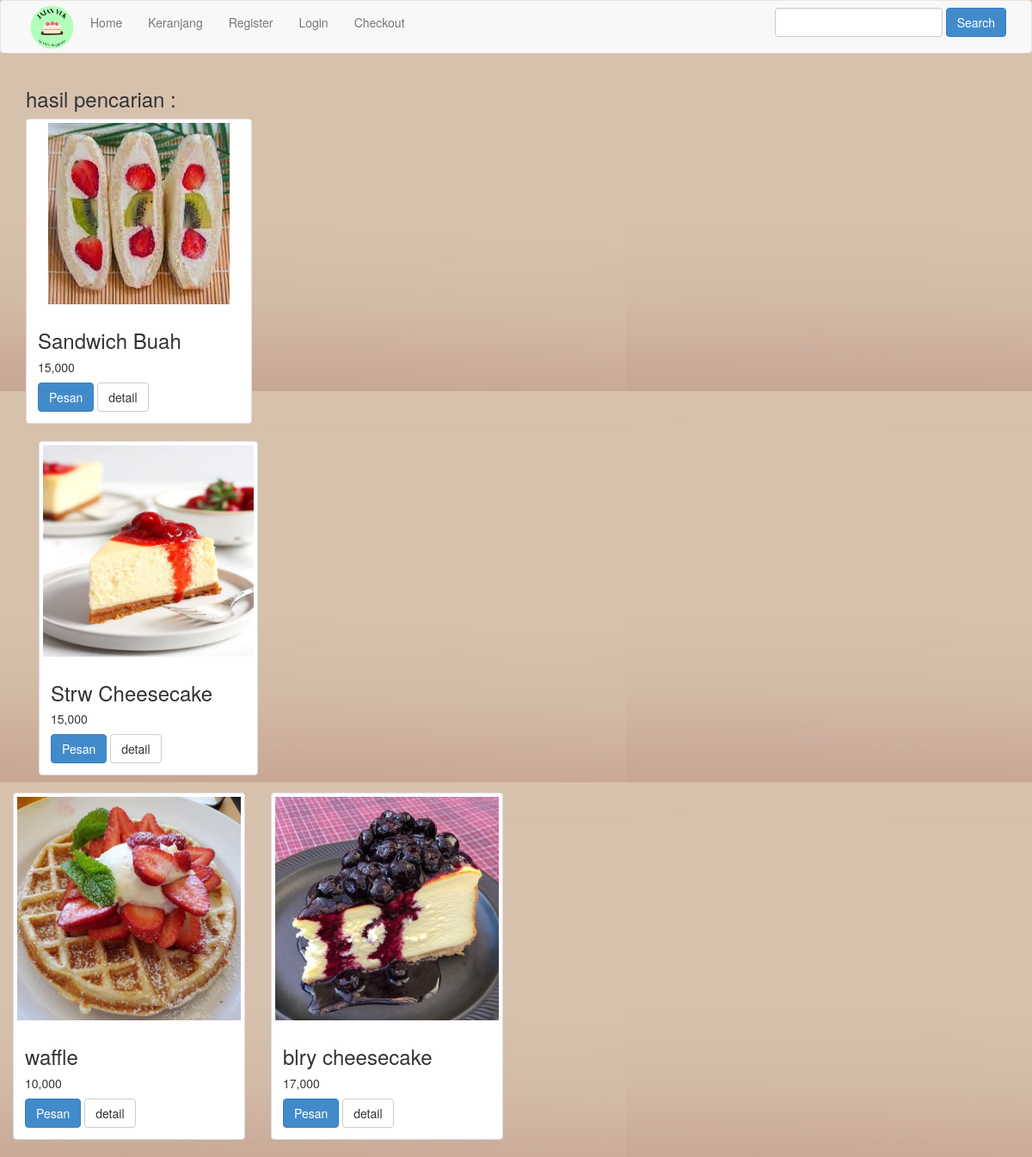
/jajanyuk/pencarian.php, run on the app's committed database.
### tables this page shows
CREATE TABLE `data_menu` (
  `id_menu` int(11) NOT NULL,
  `nama_menu` varchar(100) NOT NULL,
  `stok_menu` int(5) NOT NULL,
  `harga_menu` int(20) NOT NULL,
  `deskripsi_menu` text NOT NULL,
  `foto_menu` varchar(100) NOT NULL
);

### jajanyuk/pencarian.php (the view, shortened to what this page needs)
<?php $koneksi = new mysqli("localhost","root","","jajanyuk"); ?>
<?php
$keyword=$_GET["keyword"];
$semuadata=array();
$ambil = $koneksi->query("SELECT*FROM data_menu WHERE nama_menu LIKE '%$keyword%' OR deskripsi_menu LIKE '%$keyword%'");
while($pecah = $ambil->fetch_assoc())
{
	$semuadata[]=$pecah;
}
?>
<!DOCTYPE html>
<html>
<head>
	<link rel="stylesheet" href="admin/assets/css/bootstrap.css">
	<link rel="stylesheet"  href="css/style.css"  type="text/css">
</head>
<body>
<?php include 'menu.php';?>
	<div class="container">
		<h3>hasil pencarian : <?php echo $keyword?></h3>
		<div class="row">
			<?php foreach ($semuadata as $key => $value): ?>
			<div class="col-md-3">
				<div class="thumbnail">
					<img src="fotoproduk/<?php echo $value['foto_menu'];?>" alt="" class="img-responsive">
						<div class="caption">
							<h3><?php echo $value['nama_menu'];?></h3>
							<h5><?php echo number_format($value['harga_menu']);?></h5>
							<a href="beli.php?id=<?php echo $value['id_menu'];?>" class="btn btn-primary">Pesan</a>
							<a href="detail.php?id=<?php echo $value['id_menu'];?>"class="btn btn-default">detail</a>
						</div>
					</div>
				</div>
			</div>
			<?php endforeach ?>
</body>
</html>

### jajanyuk/css/style.css (style rules this page uses)
body { background-image: url("../foto/coklat.jpg"); }

### data on the page
data_menu: foto_menu (picture), nama_menu "Sandwich Buah", harga_menu "15,000"
data_menu: foto_menu (picture), nama_menu "Strw Cheesecake", harga_menu "15,000"
data_menu: foto_menu (picture), nama_menu "waffle", harga_menu "10,000"
data_menu: foto_menu (picture), nama_menu "blry cheesecake", harga_menu "17,000"
